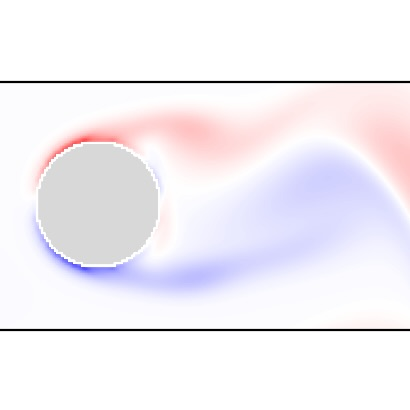

Recreate this plot in Python.
import matplotlib.pyplot as plt
import numpy as np


def main():
	""" Lattice Boltzmann Simulation """
	
	# Simulation parameters
	Nx                     = 400    # resolution x-dir
	Ny                     = 100    # resolution y-dir
	rho0                   = 100    # average density
	tau                    = 0.6    # collision timescale
	Nt                     = 4000   # number of timesteps
	plotRealTime = True # switch on for plotting as the simulation goes along
	
	# Lattice speeds / weights
	NL = 9
	idxs = np.arange(NL)
	cxs = np.array([0, 0, 1, 1, 1, 0,-1,-1,-1])
	cys = np.array([0, 1, 1, 0,-1,-1,-1, 0, 1])
	weights = np.array([4/9,1/9,1/36,1/9,1/36,1/9,1/36,1/9,1/36]) # sums to 1
	
	# Initial Conditions
	F = np.ones((Ny,Nx,NL)) #* rho0 / NL
	np.random.seed(42)
	F += 0.01*np.random.randn(Ny,Nx,NL)
	X, Y = np.meshgrid(range(Nx), range(Ny))
	F[:,:,3] += 2 * (1+0.2*np.cos(2*np.pi*X/Nx*4))
	rho = np.sum(F,2)
	for i in idxs:
		F[:,:,i] *= rho0 / rho
	
	# Cylinder boundary
	X, Y = np.meshgrid(range(Nx), range(Ny))
	cylinder = (X - Nx/4)**2 + (Y - Ny/2)**2 < (Ny/4)**2
	
	# Prep figure
	fig = plt.figure(figsize=(4,2), dpi=80)
	
	# Simulation Main Loop
	for it in range(Nt):
		print(it)
		
		# Drift
		for i, cx, cy in zip(idxs, cxs, cys):
			F[:,:,i] = np.roll(F[:,:,i], cx, axis=1)
			F[:,:,i] = np.roll(F[:,:,i], cy, axis=0)
		
		
		# Set reflective boundaries
		bndryF = F[cylinder,:]
		bndryF = bndryF[:,[0,5,6,7,8,1,2,3,4]]
	
		
		# Calculate fluid variables
		rho = np.sum(F,2)
		ux  = np.sum(F*cxs,2) / rho
		uy  = np.sum(F*cys,2) / rho
		
		
		# Apply Collision
		Feq = np.zeros(F.shape)
		for i, cx, cy, w in zip(idxs, cxs, cys, weights):
			Feq[:,:,i] = rho * w * ( 1 + 3*(cx*ux+cy*uy)  + 9*(cx*ux+cy*uy)**2/2 - 3*(ux**2+uy**2)/2 )
		
		F += -(1.0/tau) * (F - Feq)
		
		# Apply boundary 
		F[cylinder,:] = bndryF
		
		
		# plot in real time - color 1/2 particles blue, other half red
		if (plotRealTime and (it % 10) == 0) or (it == Nt-1):
			plt.cla()
			ux[cylinder] = 0
			uy[cylinder] = 0
			vorticity = (np.roll(ux, -1, axis=0) - np.roll(ux, 1, axis=0)) - (np.roll(uy, -1, axis=1) - np.roll(uy, 1, axis=1))
			vorticity[cylinder] = np.nan
			vorticity = np.ma.array(vorticity, mask=cylinder)
			plt.imshow(vorticity, cmap='bwr')
			plt.imshow(~cylinder, cmap='gray', alpha=0.3)
			plt.clim(-.1, .1)
			ax = plt.gca()
			ax.invert_yaxis()
			ax.get_xaxis().set_visible(False)
			ax.get_yaxis().set_visible(False)	
			ax.set_aspect('equal')	
			plt.pause(0.001)
			
	
	plt.show()
	    
	return 0



if __name__== "__main__":
  main()
